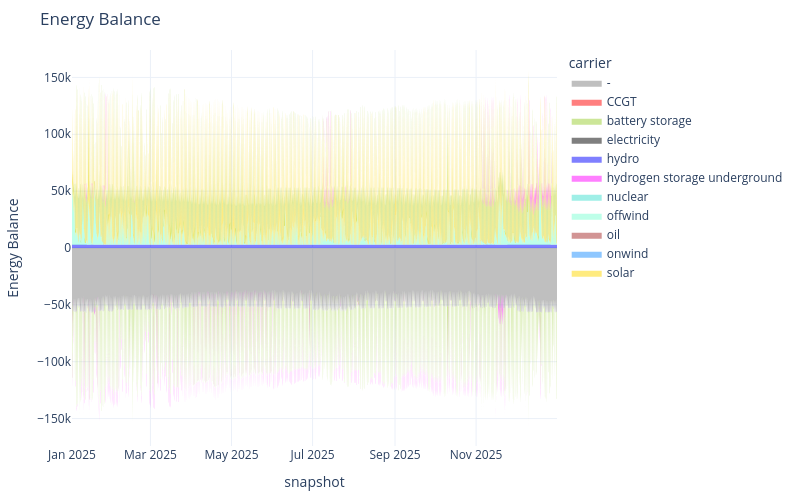

This figure's notebook cell:
### Code cell
n_no_co2.statistics.energy_balance.iplot()

### Figure 1 — Plotly figure (JSON) as saved in the notebook; plotly's stock layout.template omitted (floating-point values rounded to 4 significant figures; data arrays with more than 128 entries replaced by an {"elided": "..."} marker saying what was removed)
{"data": [{"fillpattern": {"shape": ""}, "hovertemplate": "carrier=hydro<br>snapshot=%{x}<br>Energy Balance=%{y}<extra></extra>", "legendgroup": "hydro", "line": {"color": "blue", "width": 0}, "marker": {"symbol": "circle"}, "mode": "lines", "name": "hydro", "orientation": "v", "showlegend": false, "stackgroup": "positive", "type": "scatter", "x": {"elided": "2920 str values"}, "xaxis": "x", "y": {"elided": "2920 float values"}, "yaxis": "y"}, {"fillpattern": {"shape": ""}, "hovertemplate": "carrier=nuclear<br>snapshot=%{x}<br>Energy Balance=%{y}<extra></extra>", "legendgroup": "nuclear", "line": {"color": "turquoise", "width": 0}, "marker": {"symbol": "circle"}, "mode": "lines", "name": "nuclear", "orientation": "v", "showlegend": false, "stackgroup": "positive", "type": "scatter", "x": {"elided": "2920 str values"}, "xaxis": "x", "y": {"elided": "2920 float values"}, "yaxis": "y"}, {"fillpattern": {"shape": ""}, "hovertemplate": "carrier=offwind<br>snapshot=%{x}<br>Energy Balance=%{y}<extra></extra>", "legendgroup": "offwind", "line": {"color": "aquamarine", "width": 0}, "marker": {"symbol": "circle"}, "mode": "lines", "name": "offwind", "orientation": "v", "showlegend": false, "stackgroup": "positive", "type": "scatter", "x": {"elided": "2920 str values"}, "xaxis": "x", "y": {"elided": "2920 float values"}, "yaxis": "y"}, {"fillpattern": {"shape": ""}, "hovertemplate": "carrier=onwind<br>snapshot=%{x}<br>Energy Balance=%{y}<extra></extra>", "legendgroup": "onwind", "line": {"color": "dodgerblue", "width": 0}, "marker": {"symbol": "circle"}, "mode": "lines", "name": "onwind", "orientation": "v", "showlegend": false, "stackgroup": "positive", "type": "scatter", "x": {"elided": "2920 str values"}, "xaxis": "x", "y": {"elided": "2920 float values"}, "yaxis": "y"}, {"fillpattern": {"shape": ""}, "hovertemplate": "carrier=solar<br>snapshot=%{x}<br>Energy Balance=%{y}<extra></extra>", "legendgroup": "solar", "line": {"color": "gold", "width": 0}, "marker": {"symbol": "circle"}, "mode": "lines", "name": "solar", "orientation": "v", "showlegend": false, "stackgroup": "positive", "type": "scatter", "x": {"elided": "1820 str values"}, "xaxis": "x", "y": {"elided": "1820 float values"}, "yaxis": "y"}, {"fillpattern": {"shape": ""}, "hovertemplate": "carrier=battery storage<br>snapshot=%{x}<br>Energy Balance=%{y}<extra></extra>", "legendgroup": "battery storage", "line": {"color": "yellowgreen", "width": 0}, "marker": {"symbol": "circle"}, "mode": "lines", "name": "battery storage", "orientation": "v", "showlegend": false, "stackgroup": "positive", "type": "scatter", "x": {"elided": "1858 str values"}, "xaxis": "x", "y": {"elided": "1858 float values"}, "yaxis": "y"}, {"fillpattern": {"shape": ""}, "hovertemplate": "carrier=hydrogen storage underground<br>snapshot=%{x}<br>Energy Balance=%{y}<extra></extra>", "legendgroup": "hydrogen storage underground", "line": {"color": "magenta", "width": 0}, "marker": {"symbol": "circle"}, "mode": "lines", "name": "hydrogen storage underground", "orientation": "v", "showlegend": false, "stackgroup": "positive", "type": "scatter", "x": {"elided": "526 str values"}, "xaxis": "x", "y": {"elided": "526 float values"}, "yaxis": "y"}, {"fillpattern": {"shape": ""}, "hovertemplate": "carrier=-<br>snapshot=%{x}<br>Energy Balance=%{y}<extra></extra>", "legendgroup": "-", "line": {"color": "gray", "width": 0}, "marker": {"symbol": "circle"}, "mode": "lines", "name": "-", "orientation": "v", "showlegend": false, "stackgroup": "negative", "type": "scatter", "x": {"elided": "2920 str values"}, "xaxis": "x", "y": {"elided": "2920 float values"}, "yaxis": "y"}, {"fillpattern": {"shape": ""}, "hovertemplate": "carrier=battery storage<br>snapshot=%{x}<br>Energy Balance=%{y}<extra></extra>", "legendgroup": "battery storage", "line": {"color": "yellowgreen", "width": 0}, "marker": {"symbol": "circle"}, "mode": "lines", "name": "battery storage", "orientation": "v", "showlegend": false, "stackgroup": "negative", "type": "scatter", "x": {"elided": "1062 str values"}, "xaxis": "x", "y": {"elided": "1062 float values"}, "yaxis": "y"}, {"fillpattern": {"shape": ""}, "hovertemplate": "carrier=hydrogen storage underground<br>snapshot=%{x}<br>Energy Balance=%{y}<extra></extra>", "legendgroup": "hydrogen storage underground", "line": {"color": "magenta", "width": 0}, "marker": {"symbol": "circle"}, "mode": "lines", "name": "hydrogen storage underground", "orientation": "v", "showlegend": false, "stackgroup": "negative", "type": "scatter", "x": {"elided": "2394 str values"}, "xaxis": "x", "y": {"elided": "2394 float values"}, "yaxis": "y"}, {"fillpattern": {"shape": ""}, "hovertemplate": "carrier=-<br>snapshot=%{x}<br>Energy Balance=%{y}<extra></extra>", "legendgroup": "-", "line": {"color": "gray", "width": 0}, "marker": {"symbol": "circle"}, "mode": "lines", "name": "-", "orientation": "v", "showlegend": true, "stackgroup": "1", "type": "scatter", "x": ["2025-12-31T21:00:00.000000000"], "xaxis": "x", "y": [NaN], "yaxis": "y"}, {"fillpattern": {"shape": ""}, "hovertemplate": "carrier=CCGT<br>snapshot=%{x}<br>Energy Balance=%{y}<extra></extra>", "legendgroup": "CCGT", "line": {"color": "red", "width": 0}, "marker": {"symbol": "circle"}, "mode": "lines", "name": "CCGT", "orientation": "v", "showlegend": true, "stackgroup": "1", "type": "scatter", "x": ["2025-12-31T21:00:00.000000000"], "xaxis": "x", "y": [NaN], "yaxis": "y"}, {"fillpattern": {"shape": ""}, "hovertemplate": "carrier=battery storage<br>snapshot=%{x}<br>Energy Balance=%{y}<extra></extra>", "legendgroup": "battery storage", "line": {"color": "yellowgreen", "width": 0}, "marker": {"symbol": "circle"}, "mode": "lines", "name": "battery storage", "orientation": "v", "showlegend": true, "stackgroup": "1", "type": "scatter", "x": ["2025-12-31T21:00:00.000000000"], "xaxis": "x", "y": [NaN], "yaxis": "y"}, {"fillpattern": {"shape": ""}, "hovertemplate": "carrier=electricity<br>snapshot=%{x}<br>Energy Balance=%{y}<extra></extra>", "legendgroup": "electricity", "line": {"color": "black", "width": 0}, "marker": {"symbol": "circle"}, "mode": "lines", "name": "electricity", "orientation": "v", "showlegend": true, "stackgroup": "1", "type": "scatter", "x": ["2025-12-31T21:00:00.000000000"], "xaxis": "x", "y": [NaN], "yaxis": "y"}, {"fillpattern": {"shape": ""}, "hovertemplate": "carrier=hydro<br>snapshot=%{x}<br>Energy Balance=%{y}<extra></extra>", "legendgroup": "hydro", "line": {"color": "blue", "width": 0}, "marker": {"symbol": "circle"}, "mode": "lines", "name": "hydro", "orientation": "v", "showlegend": true, "stackgroup": "1", "type": "scatter", "x": ["2025-12-31T21:00:00.000000000"], "xaxis": "x", "y": [NaN], "yaxis": "y"}, {"fillpattern": {"shape": ""}, "hovertemplate": "carrier=hydrogen storage underground<br>snapshot=%{x}<br>Energy Balance=%{y}<extra></extra>", "legendgroup": "hydrogen storage underground", "line": {"color": "magenta", "width": 0}, "marker": {"symbol": "circle"}, "mode": "lines", "name": "hydrogen storage underground", "orientation": "v", "showlegend": true, "stackgroup": "1", "type": "scatter", "x": ["2025-12-31T21:00:00.000000000"], "xaxis": "x", "y": [NaN], "yaxis": "y"}, {"fillpattern": {"shape": ""}, "hovertemplate": "carrier=nuclear<br>snapshot=%{x}<br>Energy Balance=%{y}<extra></extra>", "legendgroup": "nuclear", "line": {"color": "turquoise", "width": 0}, "marker": {"symbol": "circle"}, "mode": "lines", "name": "nuclear", "orientation": "v", "showlegend": true, "stackgroup": "1", "type": "scatter", "x": ["2025-12-31T21:00:00.000000000"], "xaxis": "x", "y": [NaN], "yaxis": "y"}, {"fillpattern": {"shape": ""}, "hovertemplate": "carrier=offwind<br>snapshot=%{x}<br>Energy Balance=%{y}<extra></extra>", "legendgroup": "offwind", "line": {"color": "aquamarine", "width": 0}, "marker": {"symbol": "circle"}, "mode": "lines", "name": "offwind", "orientation": "v", "showlegend": true, "stackgroup": "1", "type": "scatter", "x": ["2025-12-31T21:00:00.000000000"], "xaxis": "x", "y": [NaN], "yaxis": "y"}, {"fillpattern": {"shape": ""}, "hovertemplate": "carrier=oil<br>snapshot=%{x}<br>Energy Balance=%{y}<extra></extra>", "legendgroup": "oil", "line": {"color": "brown", "width": 0}, "marker": {"symbol": "circle"}, "mode": "lines", "name": "oil", "orientation": "v", "showlegend": true, "stackgroup": "1", "type": "scatter", "x": ["2025-12-31T21:00:00.000000000"], "xaxis": "x", "y": [NaN], "yaxis": "y"}, {"fillpattern": {"shape": ""}, "hovertemplate": "carrier=onwind<br>snapshot=%{x}<br>Energy Balance=%{y}<extra></extra>", "legendgroup": "onwind", "line": {"color": "dodgerblue", "width": 0}, "marker": {"symbol": "circle"}, "mode": "lines", "name": "onwind", "orientation": "v", "showlegend": true, "stackgroup": "1", "type": "scatter", "x": ["2025-12-31T21:00:00.000000000"], "xaxis": "x", "y": [NaN], "yaxis": "y"}, {"fillpattern": {"shape": ""}, "hovertemplate": "carrier=solar<br>snapshot=%{x}<br>Energy Balance=%{y}<extra></extra>", "legendgroup": "solar", "line": {"color": "gold", "width": 0}, "marker": {"symbol": "circle"}, "mode": "lines", "name": "solar", "orientation": "v", "showlegend": true, "stackgroup": "1", "type": "scatter", "x": ["2025-12-31T21:00:00.000000000"], "xaxis": "x", "y": [NaN], "yaxis": "y"}], "layout": {"height": 500, "hovermode": "x", "legend": {"title": {"text": "carrier"}, "tracegroupgap": 0}, "margin": {"b": 50, "l": 50, "r": 50, "t": 50}, "title": {"text": "Energy Balance"}, "width": 800, "xaxis": {"anchor": "y", "domain": [0, 1], "title": {"text": "snapshot"}}, "yaxis": {"anchor": "x", "domain": [0, 1], "title": {"text": "Energy Balance"}}}}
